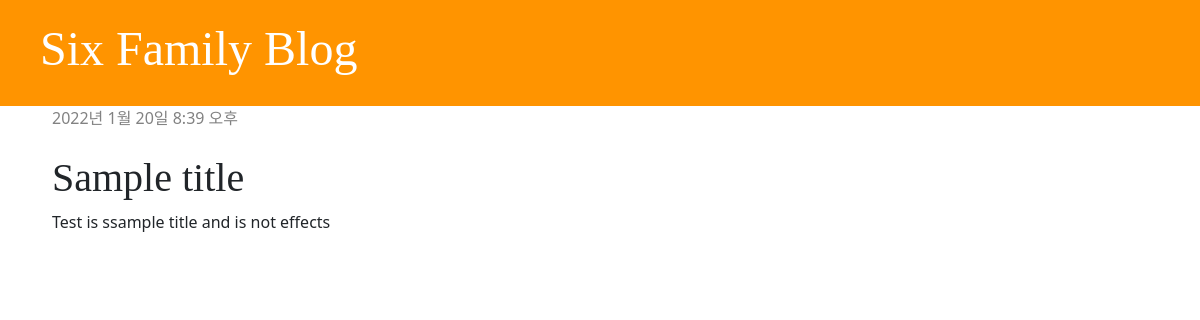
Before: /post/4/ (signed in) with the older database file.
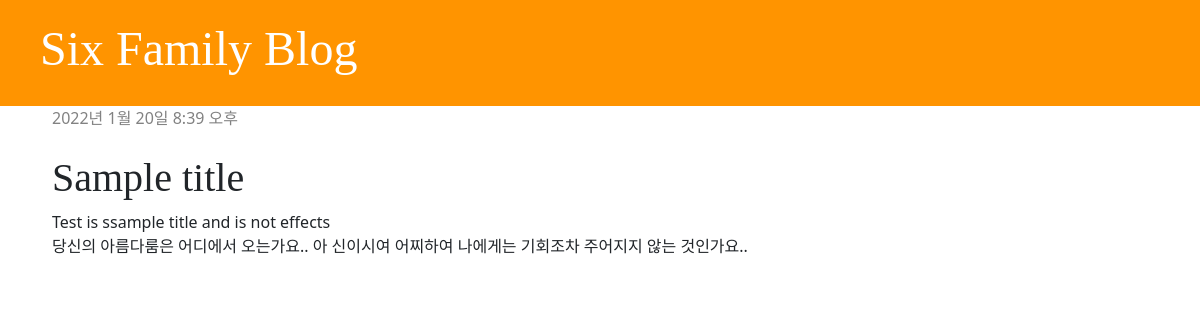
After: the same page with the newer database file.
### blog/models.py (models this page shows, shortened)
class Post(models.Model):
    author = models.ForeignKey(settings.AUTH_USER_MODEL, on_delete=models.CASCADE)
    title = models.CharField(max_length=200)
    text = models.TextField()
    created_date = models.DateTimeField(
            default=timezone.now)
    published_date = models.DateTimeField(
            blank=True, null=True)

### blog/views.py (the view)
# urls.py: path('post/<int:pk>/', views.post_detail, name='post_detail'),
def post_detail(request, pk):
    post = get_object_or_404(Post, pk=pk)
    return render(request, 'blog/post_detail.html', {'post': post})

### blog/templates/blog/post_detail.html (shortened to what this page needs)
{% extends 'blog/base.html'%}
{% block content %}
    <div class="post">
        {% if post.published_date %}
            <div class="date">
                {{post.published_date}}
            </div>
        {% endif %}
        {% if user.is_authenticated %}
        <a class="btn btn-default" href="{% url 'post_edit' pk=post.pk %}"></a>
        {% endif %}
        <h1>{{post.title}}</h1>
        <p>{{post.text|linebreaksbr}}</p>
    </div>
{% endblock %}

Changed rows visible on the page:
changed Post "Sample title": text "Test is ssample title and is not effects" → "Test is ssample title and is not effects 당신의 아름다룸은 어디에서 오는가요.. 아 신이시여 어찌하여 나에게는 기회조차 주어지지 않는 것인가요.."
